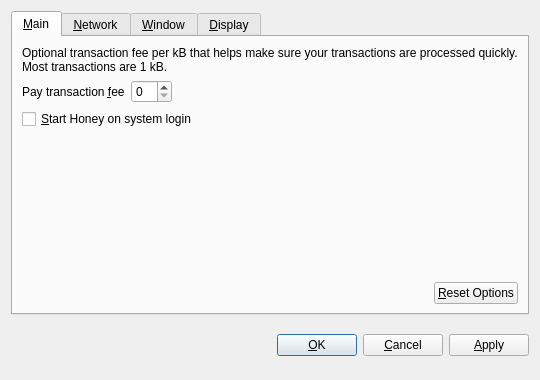
<?xml version="1.0" encoding="UTF-8"?>
<ui version="4.0">
 <class>OptionsDialog</class>
 <widget class="QDialog" name="OptionsDialog">
  <property name="geometry">
   <rect>
    <x>0</x>
    <y>0</y>
    <width>540</width>
    <height>380</height>
   </rect>
  </property>
  <property name="windowTitle">
   <string>Options</string>
  </property>
  <property name="modal">
   <bool>true</bool>
  </property>
  <layout class="QVBoxLayout" name="verticalLayout">
   <item>
    <widget class="QTabWidget" name="tabWidget">
     <property name="tabPosition">
      <enum>QTabWidget::North</enum>
     </property>
     <property name="currentIndex">
      <number>0</number>
     </property>
     <widget class="QWidget" name="tabMain">
      <attribute name="title">
       <string>&amp;Main</string>
      </attribute>
      <layout class="QVBoxLayout" name="verticalLayout_Main">
       <item>
        <widget class="QLabel" name="transactionFeeInfoLabel">
         <property name="text">
          <string>Optional transaction fee per kB that helps make sure your transactions are processed quickly. Most transactions are 1 kB.</string>
         </property>
         <property name="textFormat">
          <enum>Qt::PlainText</enum>
         </property>
         <property name="wordWrap">
          <bool>true</bool>
         </property>
        </widget>
       </item>
       <item>
        <layout class="QHBoxLayout" name="horizontalLayout_1_Main">
         <item>
          <widget class="QLabel" name="transactionFeeLabel">
           <property name="text">
            <string>Pay transaction &amp;fee</string>
           </property>
           <property name="textFormat">
            <enum>Qt::PlainText</enum>
           </property>
           <property name="buddy">
            <cstring>transactionFee</cstring>
           </property>
          </widget>
         </item>
         <item>
          <widget class="BitcoinAmountField" name="transactionFee"/>
         </item>
         <item>
          <spacer name="horizontalSpacer_1_Main">
           <property name="orientation">
            <enum>Qt::Horizontal</enum>
           </property>
           <property name="sizeHint" stdset="0">
            <size>
             <width>40</width>
             <height>20</height>
            </size>
           </property>
          </spacer>
         </item>
        </layout>
       </item>
       <item>
        <widget class="QCheckBox" name="bitcoinAtStartup">
         <property name="toolTip">
          <string>Automatically start Honey after logging in to the system.</string>
         </property>
         <property name="text">
          <string>&amp;Start Honey on system login</string>
         </property>
        </widget>
       </item>
       <item>
        <spacer name="verticalSpacer_Main">
         <property name="orientation">
          <enum>Qt::Vertical</enum>
         </property>
         <property name="sizeHint" stdset="0">
          <size>
           <width>20</width>
           <height>40</height>
          </size>
         </property>
        </spacer>
       </item>
       <item>
        <layout class="QHBoxLayout" name="horizontalLayout_2_Main">
         <item>
          <spacer name="horizontalSpacer_2_Main">
           <property name="orientation">
            <enum>Qt::Horizontal</enum>
           </property>
           <property name="sizeHint" stdset="0">
            <size>
             <width>40</width>
             <height>20</height>
            </size>
           </property>
          </spacer>
         </item>
         <item>
          <widget class="QPushButton" name="resetButton">
           <property name="toolTip">
            <string>Reset all client options to default.</string>
           </property>
           <property name="text">
            <string>&amp;Reset Options</string>
           </property>
           <property name="autoDefault">
            <bool>false</bool>
           </property>
          </widget>
         </item>
        </layout>
       </item>
      </layout>
     </widget>
     <widget class="QWidget" name="tabNetwork">
      <attribute name="title">
       <string>&amp;Network</string>
      </attribute>
      <layout class="QVBoxLayout" name="verticalLayout_Network">
       <item>
        <widget class="QCheckBox" name="mapPortUpnp">
         <property name="toolTip">
          <string>Automatically open the Honey client port on the router. This only works when your router supports UPnP and it is enabled.</string>
         </property>
         <property name="text">
          <string>Map port using &amp;UPnP</string>
         </property>
        </widget>
       </item>
       <item>
        <widget class="QCheckBox" name="connectSocks">
         <property name="toolTip">
          <string>Connect to the Honey network through a SOCKS proxy (e.g. when connecting through Tor).</string>
         </property>
         <property name="text">
          <string>&amp;Connect through SOCKS proxy:</string>
         </property>
        </widget>
       </item>
       <item>
        <layout class="QHBoxLayout" name="horizontalLayout_Network">
         <item>
          <widget class="QLabel" name="proxyIpLabel">
           <property name="text">
            <string>Proxy &amp;IP:</string>
           </property>
           <property name="textFormat">
            <enum>Qt::PlainText</enum>
           </property>
           <property name="buddy">
            <cstring>proxyIp</cstring>
           </property>
          </widget>
         </item>
         <item>
          <widget class="QValidatedLineEdit" name="proxyIp">
           <property name="maximumSize">
            <size>
             <width>140</width>
             <height>16777215</height>
            </size>
           </property>
           <property name="toolTip">
            <string>IP address of the proxy (e.g. 127.0.0.1)</string>
           </property>
          </widget>
         </item>
         <item>
          <widget class="QLabel" name="proxyPortLabel">
           <property name="text">
            <string>&amp;Port:</string>
           </property>
           <property name="textFormat">
            <enum>Qt::PlainText</enum>
           </property>
           <property name="buddy">
            <cstring>proxyPort</cstring>
           </property>
          </widget>
         </item>
         <item>
          <widget class="QLineEdit" name="proxyPort">
           <property name="maximumSize">
            <size>
             <width>55</width>
             <height>16777215</height>
            </size>
           </property>
           <property name="toolTip">
            <string>Port of the proxy (e.g. 9050)</string>
           </property>
          </widget>
         </item>
         <item>
          <widget class="QLabel" name="socksVersionLabel">
           <property name="text">
            <string>SOCKS &amp;Version:</string>
           </property>
           <property name="textFormat">
            <enum>Qt::PlainText</enum>
           </property>
           <property name="buddy">
            <cstring>socksVersion</cstring>
           </property>
          </widget>
         </item>
         <item>
          <widget class="QValueComboBox" name="socksVersion">
           <property name="toolTip">
            <string>SOCKS version of the proxy (e.g. 5)</string>
           </property>
          </widget>
         </item>
         <item>
          <spacer name="horizontalSpacer_Network">
           <property name="orientation">
            <enum>Qt::Horizontal</enum>
           </property>
           <property name="sizeHint" stdset="0">
            <size>
             <width>40</width>
             <height>20</height>
            </size>
           </property>
          </spacer>
         </item>
        </layout>
       </item>
       <item>
        <spacer name="verticalSpacer_Network">
         <property name="orientation">
          <enum>Qt::Vertical</enum>
         </property>
         <property name="sizeHint" stdset="0">
          <size>
           <width>20</width>
           <height>40</height>
          </size>
         </property>
        </spacer>
       </item>
      </layout>
     </widget>
     <widget class="QWidget" name="tabWindow">
      <attribute name="title">
       <string>&amp;Window</string>
      </attribute>
      <layout class="QVBoxLayout" name="verticalLayout_Window">
       <item>
        <widget class="QCheckBox" name="minimizeToTray">
         <property name="toolTip">
          <string>Show only a tray icon after minimizing the window.</string>
         </property>
         <property name="text">
          <string>&amp;Minimize to the tray instead of the taskbar</string>
         </property>
        </widget>
       </item>
       <item>
        <widget class="QCheckBox" name="minimizeOnClose">
         <property name="toolTip">
          <string>Minimize instead of exit the application when the window is closed. When this option is enabled, the application will be closed only after selecting Quit in the menu.</string>
         </property>
         <property name="text">
          <string>M&amp;inimize on close</string>
         </property>
        </widget>
       </item>
       <item>
        <spacer name="verticalSpacer_Window">
         <property name="orientation">
          <enum>Qt::Vertical</enum>
         </property>
         <property name="sizeHint" stdset="0">
          <size>
           <width>20</width>
           <height>40</height>
          </size>
         </property>
        </spacer>
       </item>
      </layout>
     </widget>
     <widget class="QWidget" name="tabDisplay">
      <attribute name="title">
       <string>&amp;Display</string>
      </attribute>
      <layout class="QVBoxLayout" name="verticalLayout_Display">
       <item>
        <layout class="QHBoxLayout" name="horizontalLayout_1_Display">
         <item>
          <widget class="QLabel" name="langLabel">
           <property name="text">
            <string>User Interface &amp;language:</string>
           </property>
           <property name="textFormat">
            <enum>Qt::PlainText</enum>
           </property>
           <property name="buddy">
            <cstring>lang</cstring>
           </property>
          </widget>
         </item>
         <item>
          <widget class="QValueComboBox" name="lang">
           <property name="toolTip">
            <string>The user interface language can be set here. This setting will take effect after restarting Honey.</string>
           </property>
          </widget>
         </item>
        </layout>
       </item>
       <item>
        <layout class="QHBoxLayout" name="horizontalLayout_2_Display">
         <item>
          <widget class="QLabel" name="unitLabel">
           <property name="text">
            <string>&amp;Unit to show amounts in:</string>
           </property>
           <property name="textFormat">
            <enum>Qt::PlainText</enum>
           </property>
           <property name="buddy">
            <cstring>unit</cstring>
           </property>
          </widget>
         </item>
         <item>
          <widget class="QValueComboBox" name="unit">
           <property name="toolTip">
            <string>Choose the default subdivision unit to show in the interface and when sending coins.</string>
           </property>
          </widget>
         </item>
        </layout>
       </item>
       <item>
        <widget class="QCheckBox" name="displayAddresses">
         <property name="toolTip">
          <string>Whether to show Honey addresses in the transaction list or not.</string>
         </property>
         <property name="text">
          <string>&amp;Display addresses in transaction list</string>
         </property>
        </widget>
       </item>
       <item>
        <spacer name="verticalSpacer_Display">
         <property name="orientation">
          <enum>Qt::Vertical</enum>
         </property>
         <property name="sizeHint" stdset="0">
          <size>
           <width>20</width>
           <height>40</height>
          </size>
         </property>
        </spacer>
       </item>
      </layout>
     </widget>
    </widget>
   </item>
   <item>
    <layout class="QHBoxLayout" name="horizontalLayout_Buttons">
     <item>
      <spacer name="horizontalSpacer_1">
       <property name="orientation">
        <enum>Qt::Horizontal</enum>
       </property>
       <property name="sizeHint" stdset="0">
        <size>
         <width>40</width>
         <height>48</height>
        </size>
       </property>
      </spacer>
     </item>
     <item>
      <widget class="QLabel" name="statusLabel">
       <property name="font">
        <font>
         <weight>75</weight>
         <bold>true</bold>
        </font>
       </property>
       <property name="text">
        <string/>
       </property>
       <property name="textFormat">
        <enum>Qt::PlainText</enum>
       </property>
       <property name="wordWrap">
        <bool>true</bool>
       </property>
      </widget>
     </item>
     <item>
      <spacer name="horizontalSpacer_2">
       <property name="orientation">
        <enum>Qt::Horizontal</enum>
       </property>
       <property name="sizeHint" stdset="0">
        <size>
         <width>40</width>
         <height>48</height>
        </size>
       </property>
      </spacer>
     </item>
     <item>
      <widget class="QPushButton" name="okButton">
       <property name="text">
        <string>&amp;OK</string>
       </property>
      </widget>
     </item>
     <item>
      <widget class="QPushButton" name="cancelButton">
       <property name="text">
        <string>&amp;Cancel</string>
       </property>
       <property name="autoDefault">
        <bool>false</bool>
       </property>
      </widget>
     </item>
     <item>
      <widget class="QPushButton" name="applyButton">
       <property name="text">
        <string>&amp;Apply</string>
       </property>
       <property name="autoDefault">
        <bool>false</bool>
       </property>
      </widget>
     </item>
    </layout>
   </item>
  </layout>
 </widget>
 <customwidgets>
  <customwidget>
   <class>BitcoinAmountField</class>
   <extends>QSpinBox</extends>
   <header>bitcoinamountfield.h</header>
  </customwidget>
  <customwidget>
   <class>QValueComboBox</class>
   <extends>QComboBox</extends>
   <header>qvaluecombobox.h</header>
  </customwidget>
  <customwidget>
   <class>QValidatedLineEdit</class>
   <extends>QLineEdit</extends>
   <header>qvalidatedlineedit.h</header>
  </customwidget>
 </customwidgets>
 <resources/>
 <connections/>
</ui>
